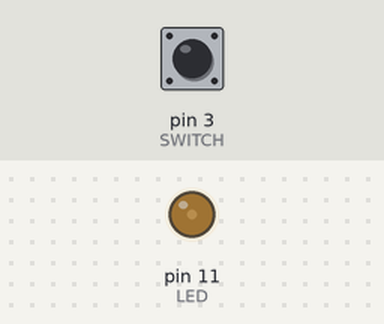
A sketch run on a simulated Arduino Uno, built with avr-gcc and run on an emulated ATmega328P. On the bench: output pins drawn as LEDs (lit = HIGH). Inputs (shaded band) come from the test bench; at power-on: pin 3 (SWITCH) HIGH.

Above: at 1.2 s.
1.3 s: pin 3 (SWITCH) pulled LOW for 0.15 s
At 2.1 s:
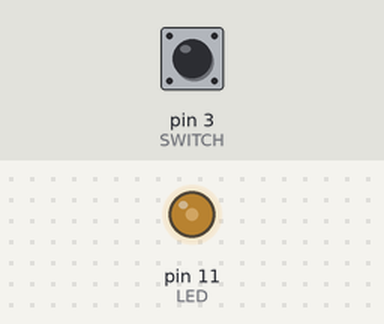
3.0 s: pin 3 (SWITCH) pulled LOW for 1 s
At 4.6 s:
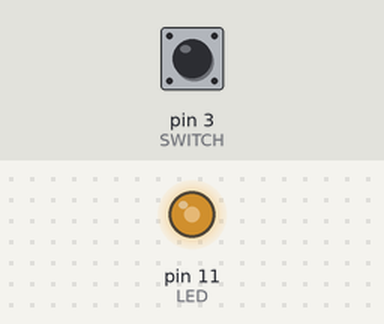
5.5 s: pin 3 (SWITCH) pulled LOW for 0.15 s
At 6.5 s:
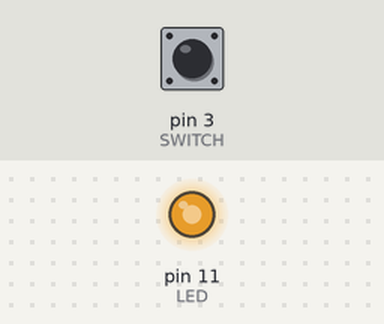
7.2 s: pin 3 (SWITCH) pulled LOW for 3.2 s
At 7.8 s:
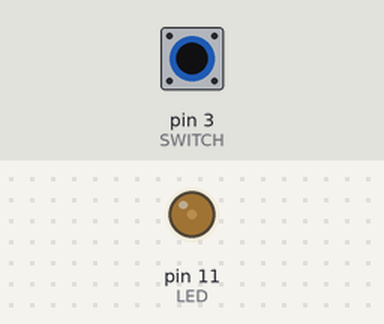
Timing chart, 0 to 10.2 s (numbered marks = the images above; inputs shaded):
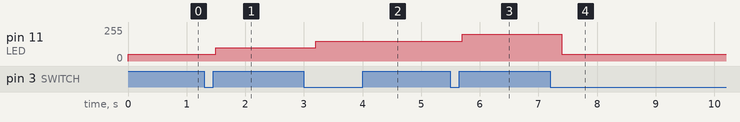

Measured:
- after the input at 1.3 s, pin 11 (LED): 50/255 → 100/255 after 0.20 s
- after the input at 3.0 s, pin 11 (LED): 100/255 → 150/255 after 0.20 s
- after the input at 5.5 s, pin 11 (LED): 150/255 → 200/255 after 0.20 s
- after the input at 7.2 s, pin 11 (LED): 200/255 → 50/255 after 0.20 s

The sketch:

led_switch_analog.ino
```cpp
// 스위치 클릭 횟수마다 LED 밝기가 커지도록 만들기
#define SWITCH 3
#define LED 11

int newSWvalue = 1;
int oldSWvalue = 1;

// 스위치 클릭 횟수
int cnt = 0;

void setup() {
  pinMode(SWITCH, INPUT_PULLUP);
}

void loop() {
  newSWvalue = digitalRead(SWITCH);

  // 이전 스위치 값과 현재 스위치 값이 다른 경우(스위치가 눌렸거나 떼어졌을 때)
  if (newSWvalue != oldSWvalue){
    // 현재 스위치 값 입력
    oldSWvalue = newSWvalue;
    // 1 -> 0 으로 바뀐 경우 (스위치가 눌렸을 때)
    if(oldSWvalue == 0){
      // 스위치 클릭 횟수 1 증가
      cnt++;
      // 4 이상인 경우 0으로 초기화 - LED 밝기는 4단계로 분류했기 때문
      if(cnt >= 4){
        cnt = 0;
      }
      delay(200);
    }
  }

  // 현재 cnt 값에 따라 LED가 서로 다른 밝기를 가지도록 핀에 write
  analogWrite(LED, 50 * (cnt + 1));
  /*
  원래의 예제 코드인데 위의 것으로 변형해봤다.
  if(cnt == 0){
    analogWrite(LED, 50);
  }
  else if(cnt == 1){
    analogWrite(LED, 100);
  }
  else if(cnt == 2){
    analogWrite(LED, 150);
  }
  else if(cnt ==3){
    analogWrite(LED, 255);
  }
  */
}
```
